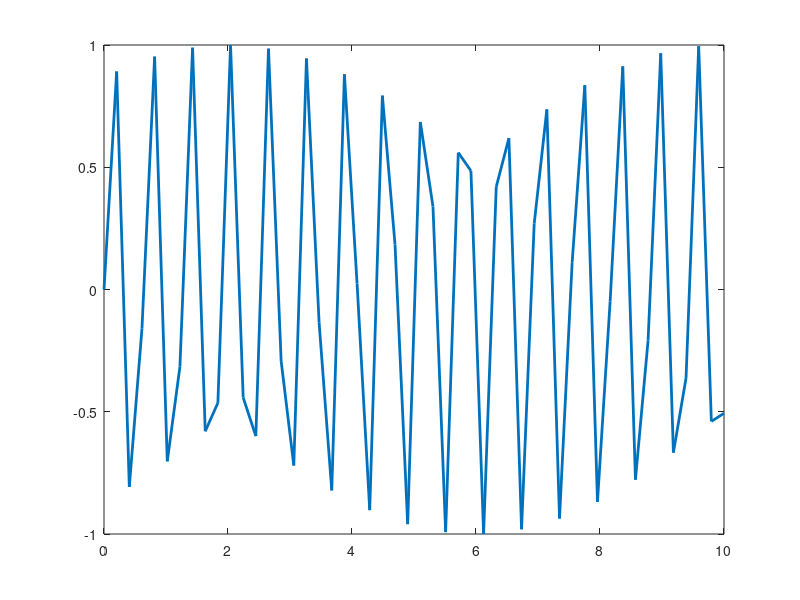

Reproduce this figure in MATLAB.
clc; clear all; close all;
a = 1;
b = 2;
sum = a + b
a^2;
s = sqrt(a)

%matrix
A = [1 2]
B = [3 4; 5 6]
C = [1 2 3; 4 5 6]


% linspace (equispaced)
aa = 0;
bb = 1;
num = 5;
grid1 = linspace(aa,bb,num)

% defined spacing
cc = 0;
dd = 1;
spacing = 0.2;
grid2 = cc:spacing:dd %check what happens if dd does not lie in the AP

% matrices
D = [1 2 3; 3 4 5];
E = [44 55 66; 11 22 33];
F = [1 2;3 4;5 6];
sum1 = D + E
product1 = D.*E  % element wise multiplication
product2 = E*F   % usual multiplication
division1 = D./E % element wise division

% matrices with all elements 1
I1 = ones(3)
I2 = ones(1,3)
I3 = ones(2,5)

% matrices with all elements 0
Z1 = zeros(3)
Z2 = zeros(2,3)

% identity matrix
E1 = eye(3)

disp(A)

% diagonal matrix
diag(A)
diag(A,1)  % super diagonal try
diag(A,-1) % sub diagonal try

% vector % plot
x = linspace(0,10,50);   % grid
y = sin(10*x);           % function
plot(x,y,'linewidth',2); % plot

% determinant
S = [1 2 6; 3 4 5; 6 8 9];
det(S)
% accessing any element of a matrix

S(2,3)
